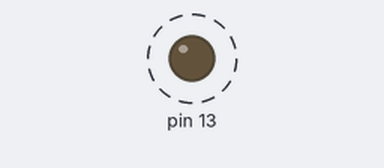
Bench run of a sketch on a simulated Arduino Uno, built with avr-gcc and run on an emulated ATmega328P. Parts: output pins drawn as LEDs (lit = HIGH). Dashed ring = blinking.

Above: at 0.5 s.
Timing chart, 0 to 4.6 s (numbered marks = the images above):
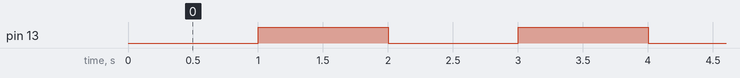

Measured:
- by itself, pin 13: alternates HIGH for 1.0 s and LOW for 1.0 s

The sketch:

blinknodelay.ino
```cpp
#include <Time.h>

void setup() {
  pinMode(13, OUTPUT);
}

void loop() {
  if(second()%2==1){
    digitalWrite(13, HIGH);
  }else if(second()%2==0){
    digitalWrite(13, LOW);
  }
}
```
